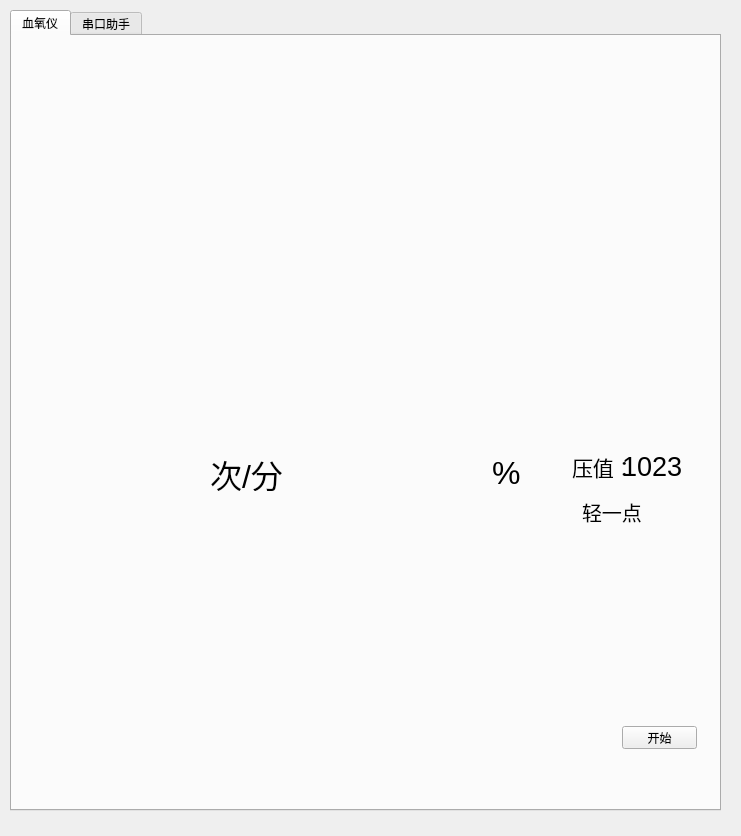
<?xml version="1.0" encoding="UTF-8"?>
<ui version="4.0">
 <class>Form</class>
 <widget class="QWidget" name="Form">
  <property name="geometry">
   <rect>
    <x>0</x>
    <y>0</y>
    <width>741</width>
    <height>836</height>
   </rect>
  </property>
  <property name="windowTitle">
   <string>Form</string>
  </property>
  <widget class="QTabWidget" name="tabWidget">
   <property name="geometry">
    <rect>
     <x>10</x>
     <y>10</y>
     <width>711</width>
     <height>801</height>
    </rect>
   </property>
   <property name="currentIndex">
    <number>0</number>
   </property>
   <widget class="QWidget" name="tab_oxygen">
    <property name="font">
     <font>
      <weight>50</weight>
      <bold>false</bold>
     </font>
    </property>
    <attribute name="title">
     <string>血氧仪</string>
    </attribute>
    <widget class="QPushButton" name="pushButton_bt">
     <property name="geometry">
      <rect>
       <x>610</x>
       <y>690</y>
       <width>75</width>
       <height>23</height>
      </rect>
     </property>
     <property name="text">
      <string>开始</string>
     </property>
    </widget>
    <widget class="QLabel" name="label_HearRate_Min">
     <property name="geometry">
      <rect>
       <x>220</x>
       <y>690</y>
       <width>61</width>
       <height>41</height>
      </rect>
     </property>
     <property name="font">
      <font>
       <pointsize>24</pointsize>
       <weight>50</weight>
       <bold>false</bold>
      </font>
     </property>
     <property name="text">
      <string/>
     </property>
    </widget>
    <widget class="QLabel" name="label_SpO2_Max">
     <property name="geometry">
      <rect>
       <x>380</x>
       <y>690</y>
       <width>61</width>
       <height>41</height>
      </rect>
     </property>
     <property name="font">
      <font>
       <pointsize>24</pointsize>
       <weight>50</weight>
       <bold>false</bold>
      </font>
     </property>
     <property name="text">
      <string/>
     </property>
    </widget>
    <widget class="QLabel" name="label_SpO2_Min">
     <property name="geometry">
      <rect>
       <x>490</x>
       <y>690</y>
       <width>61</width>
       <height>41</height>
      </rect>
     </property>
     <property name="font">
      <font>
       <pointsize>24</pointsize>
       <weight>50</weight>
       <bold>false</bold>
      </font>
     </property>
     <property name="text">
      <string/>
     </property>
    </widget>
    <widget class="QLabel" name="label_2">
     <property name="geometry">
      <rect>
       <x>50</x>
       <y>440</y>
       <width>54</width>
       <height>12</height>
      </rect>
     </property>
     <property name="text">
      <string/>
     </property>
    </widget>
    <widget class="QLabel" name="label_9">
     <property name="geometry">
      <rect>
       <x>40</x>
       <y>410</y>
       <width>71</width>
       <height>71</height>
      </rect>
     </property>
     <property name="text">
      <string/>
     </property>
     <property name="pixmap">
      <pixmap resource="../inco/coin.qrc">:/icon/rate.png</pixmap>
     </property>
     <property name="scaledContents">
      <bool>true</bool>
     </property>
    </widget>
    <widget class="QLabel" name="label_10">
     <property name="geometry">
      <rect>
       <x>330</x>
       <y>410</y>
       <width>61</width>
       <height>61</height>
      </rect>
     </property>
     <property name="text">
      <string/>
     </property>
     <property name="pixmap">
      <pixmap resource="../inco/coin.qrc">:/icon/spo.png</pixmap>
     </property>
     <property name="scaledContents">
      <bool>true</bool>
     </property>
    </widget>
    <widget class="QWidget" name="layoutWidget">
     <property name="geometry">
      <rect>
       <x>120</x>
       <y>420</y>
       <width>151</width>
       <height>35</height>
      </rect>
     </property>
     <layout class="QHBoxLayout" name="horizontalLayout_13">
      <item>
       <widget class="QLabel" name="label_HearRate">
        <property name="font">
         <font>
          <pointsize>24</pointsize>
          <weight>50</weight>
          <bold>false</bold>
         </font>
        </property>
        <property name="text">
         <string/>
        </property>
       </widget>
      </item>
      <item>
       <widget class="QLabel" name="label_HearRate_2">
        <property name="font">
         <font>
          <pointsize>24</pointsize>
          <weight>50</weight>
          <bold>false</bold>
         </font>
        </property>
        <property name="text">
         <string>次/分</string>
        </property>
       </widget>
      </item>
     </layout>
    </widget>
    <widget class="QLabel" name="label_11">
     <property name="geometry">
      <rect>
       <x>40</x>
       <y>690</y>
       <width>51</width>
       <height>31</height>
      </rect>
     </property>
     <property name="text">
      <string/>
     </property>
     <property name="pixmap">
      <pixmap resource="../inco/coin.qrc">:/icon/upp.png</pixmap>
     </property>
     <property name="scaledContents">
      <bool>true</bool>
     </property>
    </widget>
    <widget class="QLabel" name="label_12">
     <property name="geometry">
      <rect>
       <x>170</x>
       <y>690</y>
       <width>51</width>
       <height>31</height>
      </rect>
     </property>
     <property name="text">
      <string/>
     </property>
     <property name="pixmap">
      <pixmap resource="../inco/coin.qrc">:/icon/down.png</pixmap>
     </property>
     <property name="scaledContents">
      <bool>true</bool>
     </property>
    </widget>
    <widget class="QLabel" name="label_13">
     <property name="geometry">
      <rect>
       <x>330</x>
       <y>690</y>
       <width>51</width>
       <height>31</height>
      </rect>
     </property>
     <property name="text">
      <string/>
     </property>
     <property name="pixmap">
      <pixmap resource="../inco/coin.qrc">:/icon/upp.png</pixmap>
     </property>
     <property name="scaledContents">
      <bool>true</bool>
     </property>
    </widget>
    <widget class="QLabel" name="label_14">
     <property name="geometry">
      <rect>
       <x>440</x>
       <y>690</y>
       <width>51</width>
       <height>31</height>
      </rect>
     </property>
     <property name="text">
      <string/>
     </property>
     <property name="pixmap">
      <pixmap resource="../inco/coin.qrc">:/icon/down.png</pixmap>
     </property>
     <property name="scaledContents">
      <bool>true</bool>
     </property>
    </widget>
    <widget class="PlotWidget" name="widget_Wave" native="true">
     <property name="geometry">
      <rect>
       <x>20</x>
       <y>20</y>
       <width>661</width>
       <height>351</height>
      </rect>
     </property>
    </widget>
    <widget class="PlotWidget" name="widget_Rate" native="true">
     <property name="geometry">
      <rect>
       <x>40</x>
       <y>500</y>
       <width>211</width>
       <height>161</height>
      </rect>
     </property>
    </widget>
    <widget class="PlotWidget" name="widget_SpO2" native="true">
     <property name="geometry">
      <rect>
       <x>330</x>
       <y>500</y>
       <width>211</width>
       <height>161</height>
      </rect>
     </property>
    </widget>
    <widget class="QLabel" name="label_HearRate_Max">
     <property name="geometry">
      <rect>
       <x>100</x>
       <y>690</y>
       <width>61</width>
       <height>41</height>
      </rect>
     </property>
     <property name="font">
      <font>
       <pointsize>24</pointsize>
       <weight>50</weight>
       <bold>false</bold>
      </font>
     </property>
     <property name="text">
      <string/>
     </property>
    </widget>
    <widget class="QWidget" name="layoutWidget">
     <property name="geometry">
      <rect>
       <x>410</x>
       <y>400</y>
       <width>133</width>
       <height>73</height>
      </rect>
     </property>
     <layout class="QHBoxLayout" name="horizontalLayout_14">
      <item>
       <widget class="QLabel" name="label_SpO2">
        <property name="font">
         <font>
          <pointsize>24</pointsize>
          <weight>50</weight>
          <bold>false</bold>
         </font>
        </property>
        <property name="text">
         <string/>
        </property>
       </widget>
      </item>
      <item>
       <widget class="QLabel" name="label_HearRate_3">
        <property name="font">
         <font>
          <pointsize>24</pointsize>
          <weight>50</weight>
          <bold>false</bold>
         </font>
        </property>
        <property name="text">
         <string>%</string>
        </property>
       </widget>
      </item>
     </layout>
    </widget>
    <widget class="QLabel" name="label_force">
     <property name="geometry">
      <rect>
       <x>610</x>
       <y>410</y>
       <width>131</width>
       <height>41</height>
      </rect>
     </property>
     <property name="font">
      <font>
       <pointsize>20</pointsize>
       <weight>50</weight>
       <bold>false</bold>
      </font>
     </property>
     <property name="text">
      <string>1023</string>
     </property>
    </widget>
    <widget class="QLabel" name="label_force_tip">
     <property name="geometry">
      <rect>
       <x>570</x>
       <y>450</y>
       <width>111</width>
       <height>51</height>
      </rect>
     </property>
     <property name="font">
      <font>
       <pointsize>15</pointsize>
       <weight>50</weight>
       <bold>false</bold>
      </font>
     </property>
     <property name="text">
      <string>轻一点</string>
     </property>
    </widget>
    <widget class="QLabel" name="label_force_2">
     <property name="geometry">
      <rect>
       <x>560</x>
       <y>410</y>
       <width>131</width>
       <height>41</height>
      </rect>
     </property>
     <property name="font">
      <font>
       <pointsize>16</pointsize>
       <weight>50</weight>
       <bold>false</bold>
      </font>
     </property>
     <property name="text">
      <string>压值：</string>
     </property>
    </widget>
    <zorder>label_force_2</zorder>
    <zorder>label_HearRate_Max</zorder>
    <zorder>layoutWidget</zorder>
    <zorder>pushButton_bt</zorder>
    <zorder>label_HearRate_Min</zorder>
    <zorder>label_SpO2_Max</zorder>
    <zorder>label_SpO2_Min</zorder>
    <zorder>label_2</zorder>
    <zorder>label_9</zorder>
    <zorder>label_10</zorder>
    <zorder>layoutWidget</zorder>
    <zorder>label_11</zorder>
    <zorder>label_12</zorder>
    <zorder>label_13</zorder>
    <zorder>label_14</zorder>
    <zorder>widget_Wave</zorder>
    <zorder>widget_Rate</zorder>
    <zorder>widget_SpO2</zorder>
    <zorder>label_force</zorder>
    <zorder>label_force_tip</zorder>
   </widget>
   <widget class="QWidget" name="tab_port">
    <attribute name="title">
     <string>串口助手</string>
    </attribute>
    <layout class="QGridLayout" name="gridLayout">
     <item row="0" column="0" colspan="2">
      <layout class="QHBoxLayout" name="horizontalLayout_12">
       <item>
        <widget class="QTextEdit" name="textEdit">
         <property name="minimumSize">
          <size>
           <width>0</width>
           <height>500</height>
          </size>
         </property>
        </widget>
       </item>
       <item>
        <widget class="QGroupBox" name="groupBox">
         <property name="title">
          <string>串口选择</string>
         </property>
         <layout class="QVBoxLayout" name="verticalLayout">
          <item>
           <widget class="QComboBox" name="comboBox_com"/>
          </item>
          <item>
           <layout class="QHBoxLayout" name="horizontalLayout">
            <item>
             <widget class="QLabel" name="label">
              <property name="text">
               <string>波特率：</string>
              </property>
             </widget>
            </item>
            <item>
             <widget class="QComboBox" name="comboBox_Baud"/>
            </item>
           </layout>
          </item>
          <item>
           <layout class="QHBoxLayout" name="horizontalLayout_2">
            <item>
             <widget class="QLabel" name="label_3">
              <property name="text">
               <string>停止位：</string>
              </property>
             </widget>
            </item>
            <item>
             <widget class="QComboBox" name="comboBox_stop"/>
            </item>
           </layout>
          </item>
          <item>
           <layout class="QHBoxLayout" name="horizontalLayout_3">
            <item>
             <widget class="QLabel" name="label_4">
              <property name="text">
               <string>数据位：</string>
              </property>
             </widget>
            </item>
            <item>
             <widget class="QComboBox" name="comboBox_data"/>
            </item>
           </layout>
          </item>
          <item>
           <layout class="QHBoxLayout" name="horizontalLayout_4">
            <item>
             <widget class="QLabel" name="label_5">
              <property name="text">
               <string>校验位：</string>
              </property>
             </widget>
            </item>
            <item>
             <widget class="QComboBox" name="comboBox_check"/>
            </item>
           </layout>
          </item>
          <item>
           <layout class="QHBoxLayout" name="horizontalLayout_5">
            <item>
             <widget class="QLabel" name="label_6">
              <property name="text">
               <string>串口操作</string>
              </property>
             </widget>
            </item>
            <item>
             <widget class="QPushButton" name="pushButton_open">
              <property name="text">
               <string>打开串口</string>
              </property>
             </widget>
            </item>
           </layout>
          </item>
          <item>
           <layout class="QHBoxLayout" name="horizontalLayout_6">
            <item>
             <widget class="QPushButton" name="pushButton_3">
              <property name="enabled">
               <bool>false</bool>
              </property>
              <property name="text">
               <string>保存串口</string>
              </property>
             </widget>
            </item>
            <item>
             <widget class="QPushButton" name="pushButton_clean">
              <property name="text">
               <string>清除接收</string>
              </property>
             </widget>
            </item>
           </layout>
          </item>
          <item>
           <layout class="QHBoxLayout" name="horizontalLayout_7">
            <item>
             <widget class="QCheckBox" name="checkBox_hexview">
              <property name="text">
               <string>16进制</string>
              </property>
             </widget>
            </item>
            <item>
             <widget class="QCheckBox" name="checkBox_DTR">
              <property name="text">
               <string>DTR</string>
              </property>
             </widget>
            </item>
           </layout>
          </item>
          <item>
           <layout class="QHBoxLayout" name="horizontalLayout_8">
            <item>
             <widget class="QCheckBox" name="checkBox_RTS">
              <property name="text">
               <string>RTS</string>
              </property>
             </widget>
            </item>
            <item>
             <widget class="QCheckBox" name="checkBox_4">
              <property name="enabled">
               <bool>false</bool>
              </property>
              <property name="text">
               <string>自动保存</string>
              </property>
             </widget>
            </item>
           </layout>
          </item>
          <item>
           <widget class="QCheckBox" name="checkBox_5">
            <property name="text">
             <string>时间戳</string>
            </property>
           </widget>
          </item>
         </layout>
        </widget>
       </item>
      </layout>
     </item>
     <item row="1" column="0" colspan="2">
      <layout class="QHBoxLayout" name="horizontalLayout_9">
       <item>
        <widget class="QTextEdit" name="textEdit_2"/>
       </item>
       <item>
        <layout class="QVBoxLayout" name="verticalLayout_2">
         <item>
          <widget class="QPushButton" name="pushButton_send">
           <property name="text">
            <string>发送</string>
           </property>
          </widget>
         </item>
         <item>
          <widget class="QPushButton" name="pushButton_sendclean">
           <property name="text">
            <string>清除发送</string>
           </property>
          </widget>
         </item>
        </layout>
       </item>
      </layout>
     </item>
     <item row="2" column="0">
      <layout class="QVBoxLayout" name="verticalLayout_3">
       <item>
        <layout class="QHBoxLayout" name="horizontalLayout_10">
         <item>
          <widget class="QCheckBox" name="checkBox_timesend">
           <property name="text">
            <string>定时发送</string>
           </property>
          </widget>
         </item>
         <item>
          <widget class="QLabel" name="label_7">
           <property name="text">
            <string>周期</string>
           </property>
          </widget>
         </item>
         <item>
          <widget class="QLineEdit" name="lineEdit"/>
         </item>
         <item>
          <widget class="QLabel" name="label_8">
           <property name="text">
            <string>ms</string>
           </property>
          </widget>
         </item>
        </layout>
       </item>
       <item>
        <layout class="QHBoxLayout" name="horizontalLayout_11">
         <item>
          <widget class="QCheckBox" name="checkBox_7">
           <property name="enabled">
            <bool>false</bool>
           </property>
           <property name="text">
            <string>16进制发送</string>
           </property>
          </widget>
         </item>
         <item>
          <widget class="QCheckBox" name="checkBox_8">
           <property name="enabled">
            <bool>false</bool>
           </property>
           <property name="text">
            <string>发送新行</string>
           </property>
          </widget>
         </item>
        </layout>
       </item>
      </layout>
     </item>
     <item row="2" column="1">
      <spacer name="horizontalSpacer">
       <property name="orientation">
        <enum>Qt::Horizontal</enum>
       </property>
       <property name="sizeHint" stdset="0">
        <size>
         <width>411</width>
         <height>20</height>
        </size>
       </property>
      </spacer>
     </item>
    </layout>
   </widget>
  </widget>
 </widget>
 <customwidgets>
  <customwidget>
   <class>PlotWidget</class>
   <extends>QWidget</extends>
   <header>pyqtgraph </header>
   <container>1</container>
  </customwidget>
 </customwidgets>
 <resources>
  <include location="../inco/coin.qrc"/>
 </resources>
 <connections/>
</ui>
